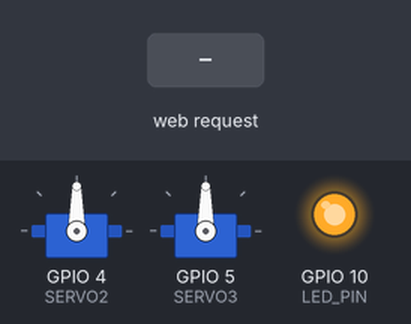
Simulated run of this program. Board: ESP32-C3. Parts: 2 × servo, output pins drawn as LEDs (lit = HIGH). The inputs (shaded band) are chosen by the test bench. What the program prints to the serial monitor is not drawn.

Above: at 1.2 s.
1.3 s: HTTP request GET /control?servo=1&value=1&state=1 received
At 2.0 s:
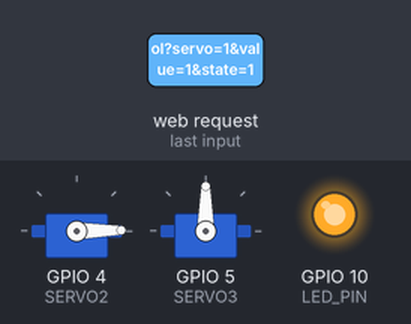
Timing chart, 0 to 4.3 s (numbered marks = the images above; inputs shaded):
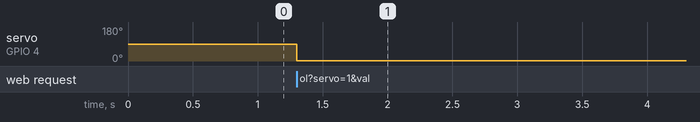

Measured:
- after the input at 1.3 s, servo on GPIO 4 (SERVO2): 90° → 1° at once

The program:

main.cpp
```cpp
#include <Arduino.h>
#include <WiFi.h>
#include <WebServer.h>
#include <DNSServer.h>
#include <ESP32Servo.h>
#include <esp_wifi.h>

#include "htmlPage.hpp"

WebServer server;

constexpr int SERVO1 = 3;
constexpr int SERVO2 = 4;
constexpr int SERVO3 = 5;

// LED on IO10
constexpr int LED_PIN = 10;
// If the LED does the opposite of what you expect (on when it should be off),
// your board's LED is active-low: swap HIGH and LOW here.
constexpr uint8_t LED_ON  = HIGH;
constexpr uint8_t LED_OFF = LOW;
bool ledState = false;

const char ssid_p1[] = "ServoControl";
char ssid[sizeof(ssid_p1) + 1 + 6*2 + 5];

DNSServer dnsServer;

ESP32PWM pwm;
Servo servo1;
Servo servo2;
constexpr int servoFreq = 50;
constexpr int minUS = 1000;
constexpr int maxUS = 2000;

void setLed(bool on) {
  ledState = on;
  digitalWrite(LED_PIN, on ? LED_ON : LED_OFF);
}

void handleRoot() {
  server.send(200, "text/html", htmlPage);
}

void handleControl() {
  if (server.hasArg("servo") && server.hasArg("value")) {
    int servoNum = server.arg("servo").toInt();
    int value = server.arg("value").toInt();

    Servo *servoPtr;
    if (servoNum == 1) {
      servoPtr = &servo1;
    } else if (servoNum == 2){
      servoPtr = &servo2;
    } else {
      server.send(400, "text/plain", "Bad Request");
      return;
    }

    servoPtr->write(value);
    server.send(200, "text/plain", "OK");
  } else {
    server.send(400, "text/plain", "Bad Request");
  }
}

void handleLed() {
  if (!server.hasArg("state")) {
    server.send(400, "text/plain", "Bad Request");
    return;
  }

  String state = server.arg("state");
  if (state == "on") {
    setLed(true);
  } else if (state == "off") {
    setLed(false);
  } else if (state == "toggle") {
    setLed(!ledState);
  } else {
    server.send(400, "text/plain", "Bad Request");
    return;
  }

  server.send(200, "text/plain", ledState ? "ON" : "OFF");
}

void handleNotFound() {
  // Redirect all unknown requests to root (captive portal behavior)
  server.sendHeader("Location", "/", true);
  server.send(302, "text/plain", "");
}

void setup() {
  Serial.begin(115200);
  Serial.println("Init");

  pinMode(LED_PIN, OUTPUT);
  setLed(true);  // LED on = board is running

  // allow for more than one servo board in the same spot
  // uint8_t macAddr[6];
  // esp_wifi_get_mac(WIFI_IF_AP, macAddr);

  // snprintf(ssid, sizeof(ssid), "%s_%02x:%02x:%02x:%02x:%02x:%02x",
  //          macAddr[0], macAddr[1], macAddr[2],
  //          macAddr[3], macAddr[4], macAddr[5]);
  // TODO: hack
  snprintf(ssid, 10, "esp_wifi");

  ESP32PWM::allocateTimer(0);
  ESP32PWM::allocateTimer(1);
  servo1.setPeriodHertz(servoFreq);
  servo1.attach(SERVO2, minUS, maxUS);
  servo1.write(90);
  servo2.setPeriodHertz(servoFreq);
  servo2.attach(SERVO3, minUS, maxUS);
  servo2.write(90);

  Serial.println("Setting up AP");
  WiFi.mode(WIFI_AP);
  WiFi.softAP(ssid, "");

  Serial.println("Setting up DNS");
  dnsServer.start(53, "*", WiFi.softAPIP());
  Serial.println("Setting up HTTP");
  server.on("/", handleRoot);
  server.on("/control", handleControl);
  server.on("/led", handleLed);
  server.onNotFound(handleNotFound);
  server.begin(80);
}

void loop() {
  dnsServer.processNextRequest();
  server.handleClient();
}
```

htmlPage.hpp
```cpp
const char* htmlPage = R"rawliteral(
<!DOCTYPE html>
<html>
<head>
  <meta name="viewport" content="width=device-width, initial-scale=1">
  <title>Servo Control</title>
  <style>
    body {
      font-family: Arial, sans-serif;
      text-align: center;
      padding: 20px;
      background: lightgrey;
      color: black;
      margin: 0;
    }

    .controls {
      display: flex;
      justify-content: center;
      gap: 20px;
      flex-wrap: nowrap; /* Prevent wrapping */
      align-items: flex-start;
      margin-top: 20px;
    }

    .servo-control {
      margin: 20px 0;
      padding: 5px;
      border-radius: 10px;
      width: 320px;
      box-sizing: border-box;
      display: flex;
      flex-direction: column;
      align-items: center;
    }

    .servo-control h3 {
      margin: 0 0 10px 0;
      width: 100%;
    }

    /* Make buttons stretch to the full width of their container */
    .servo-control button {
      width: 100%;
      box-sizing: border-box;
      margin: 5px 0;
      padding: 10px;
      font-size: 16px;
      display: block;
    }
  </style>
</head>
<body>
  <div class="controls">
    <div class="servo-control">
      <h3>Rudder (Servo 2)</h3>
      <!-- hold to move, release to return to center (90) -->
      <button
        onpointerdown="setRudder(150)"
        onpointerup="resetRudder()"
        onpointercancel="resetRudder()"
        onpointerleave="resetRudder()"
      >Left</button>
      <button
        onpointerdown="setRudder(30)"
        onpointerup="resetRudder()"
        onpointercancel="resetRudder()"
        onpointerleave="resetRudder()"
      >Right</button>
    </div>
    <div class="servo-control">
      <h3>Sails (Servo 3)</h3>
      <!-- hold to continuously adjust sail position -->
      <button
        onpointerdown="startSailAdjust('in')"
        onpointerup="stopSailAdjust()"
        onpointercancel="stopSailAdjust()"
        onpointerleave="stopSailAdjust()"
      >Sheet In</button>
      <button
        onpointerdown="startSailAdjust('out')"
        onpointerup="stopSailAdjust()"
        onpointercancel="stopSailAdjust()"
        onpointerleave="stopSailAdjust()"
      >Sheet Out</button>
    </div>
  </div>
  <button onclick="fetch('/led?state=toggle')">Toggle LED</button>
  <script>

  let sailPos = 90;
  let sailAdjustInterval = null;

  function startSailAdjust(direction) {
      // perform one immediate step
      adjustSailOnce(direction);
      // then continue adjusting while pressed
      if (sailAdjustInterval) clearInterval(sailAdjustInterval);
      sailAdjustInterval = setInterval(() => adjustSailOnce(direction), 150); // adjust every 150ms
  }

  function adjustSailOnce(direction) {
      const step = 2; // degrees per step (tweak as needed)
      if (direction === 'in') {
          sailPos = Math.min(180, sailPos + step);
      } else if (direction === 'out') {
          sailPos = Math.max(0, sailPos - step);
      }
      control(2, sailPos);
  }

  function stopSailAdjust() {
      if (sailAdjustInterval) {
          clearInterval(sailAdjustInterval);
          sailAdjustInterval = null;
      }
  }

  function setRudder(position) {
      control(1, position);
  }
  function resetRudder() {
      control(1, 90);
  }

  function control(servo, value) {
    fetch('/control?servo=' + servo + '&value=' + value)
      .then(response => response.text())
      .then(data => console.log(data));
  }
  </script>
</body>
</html>
)rawliteral";
```
